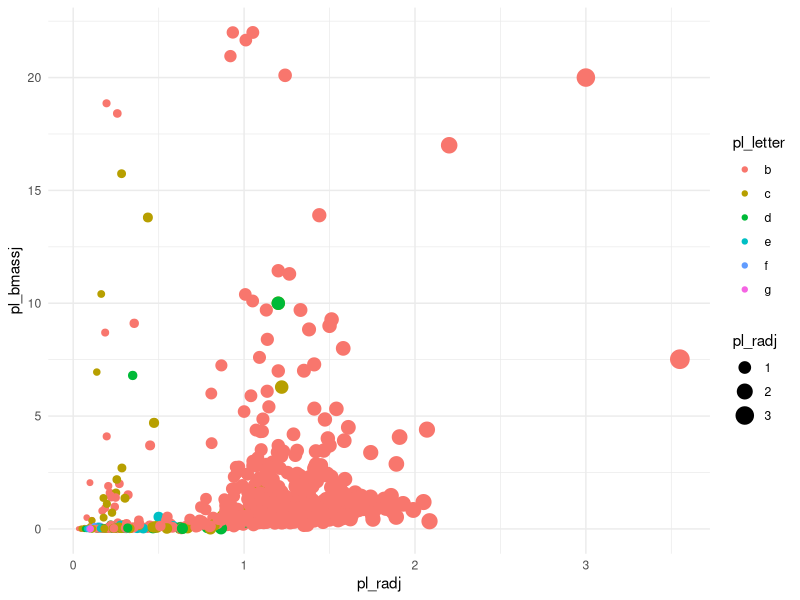

Source code (R):
# Loading packages
library("ggplot2")

# Loading planets
planets = read.csv("data_sets/NASA/planets.csv")

# General info
planets_number = nrow(planets)
message(sprintf("[INFO] %d planets loaded", planets_number))

# PLANETS MASS/SIZE VISUALIZATION
# Filter
planets.mass_radius = subset(planets[c("pl_letter", "pl_bmassj", "pl_radj")], !(is.na(pl_bmassj) | is.na(pl_radj)))
message(sprintf("[INFO] %d planets with mass and radius info filtered", nrow(planets.mass_radius)))
# Plotting
g = ggplot(planets.mass_radius, aes(pl_radj, pl_bmassj)) +
    geom_point(aes(colour = pl_letter, size = pl_radj)) +
    coord_cartesian(ylim=c(0, 22)) +
    theme_minimal()
plot(g)